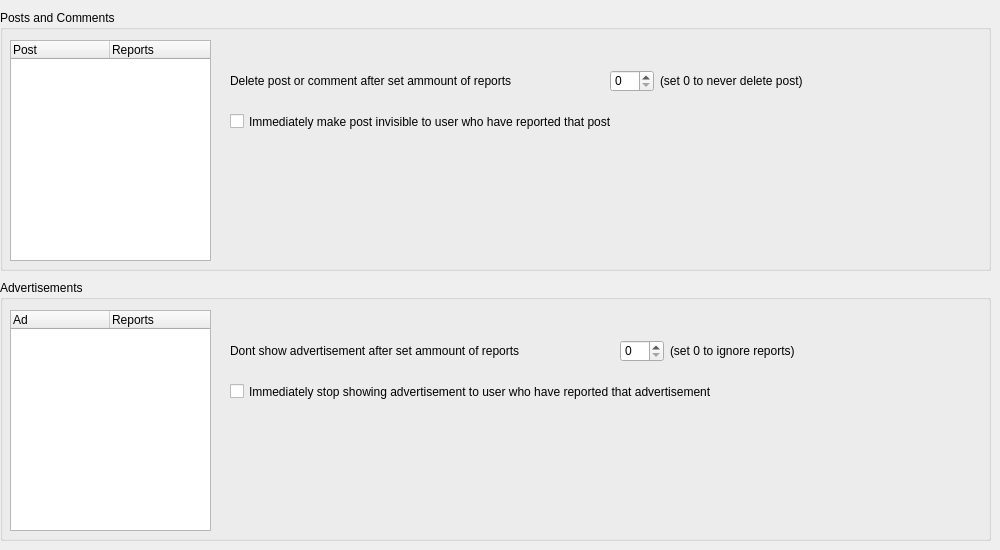
    <widget class="QWidget" name="tab_reports">
     <attribute name="title">
      <string>Reports</string>
     </attribute>
     <widget class="QGroupBox" name="reports_groupBox_postsComments">
      <property name="geometry">
       <rect>
        <x>0</x>
        <y>10</y>
        <width>991</width>
        <height>261</height>
       </rect>
      </property>
      <property name="title">
       <string>Posts and Comments</string>
      </property>
      <widget class="QTreeWidget" name="reports_list_postsComments">
       <property name="geometry">
        <rect>
         <x>10</x>
         <y>30</y>
         <width>201</width>
         <height>221</height>
        </rect>
       </property>
       <property name="alternatingRowColors">
        <bool>true</bool>
       </property>
       <attribute name="headerDefaultSectionSize">
        <number>99</number>
       </attribute>
       <column>
        <property name="text">
         <string>Post</string>
        </property>
       </column>
       <column>
        <property name="text">
         <string>Reports</string>
        </property>
       </column>
      </widget>
      <widget class="QSpinBox" name="reports_spinBox_postsComments">
       <property name="geometry">
        <rect>
         <x>610</x>
         <y>60</y>
         <width>44</width>
         <height>22</height>
        </rect>
       </property>
      </widget>
      <widget class="QLabel" name="reports_label_postComments_1">
       <property name="geometry">
        <rect>
         <x>230</x>
         <y>60</y>
         <width>371</width>
         <height>21</height>
        </rect>
       </property>
       <property name="text">
        <string>Delete post or comment after set ammount of reports</string>
       </property>
      </widget>
      <widget class="QCheckBox" name="reports_checkBox_immetiatePostsComments">
       <property name="geometry">
        <rect>
         <x>230</x>
         <y>100</y>
         <width>521</width>
         <height>23</height>
        </rect>
       </property>
       <property name="text">
        <string>Immediately make post invisible to user who have reported that post</string>
       </property>
      </widget>
      <widget class="QLabel" name="reports_label_postComments_2">
       <property name="geometry">
        <rect>
         <x>660</x>
         <y>60</y>
         <width>191</width>
         <height>21</height>
        </rect>
       </property>
       <property name="text">
        <string>(set 0 to never delete post)</string>
       </property>
      </widget>
     </widget>
     <widget class="QGroupBox" name="reports_advertisements">
      <property name="geometry">
       <rect>
        <x>0</x>
        <y>280</y>
        <width>991</width>
        <height>261</height>
       </rect>
      </property>
      <property name="title">
       <string>Advertisements</string>
      </property>
      <widget class="QTreeWidget" name="reports_list_advertisements">
       <property name="geometry">
        <rect>
         <x>10</x>
         <y>30</y>
         <width>201</width>
         <height>221</height>
        </rect>
       </property>
       <property name="alternatingRowColors">
        <bool>true</bool>
       </property>
       <attribute name="headerDefaultSectionSize">
        <number>99</number>
       </attribute>
       <column>
        <property name="text">
         <string>Ad</string>
        </property>
       </column>
       <column>
        <property name="text">
         <string>Reports</string>
        </property>
       </column>
      </widget>
      <widget class="QSpinBox" name="reports_spinBox_advertisements">
       <property name="geometry">
        <rect>
         <x>620</x>
         <y>60</y>
         <width>44</width>
         <height>22</height>
        </rect>
       </property>
      </widget>
      <widget class="QLabel" name="reports_label_advertisements_1">
       <property name="geometry">
        <rect>
         <x>230</x>
         <y>60</y>
         <width>381</width>
         <height>21</height>
        </rect>
       </property>
       <property name="text">
        <string>Dont show advertisement after set ammount of reports</string>
       </property>
      </widget>
      <widget class="QCheckBox" name="reports_checkBox_immetiateAdvertisements">
       <property name="geometry">
        <rect>
         <x>230</x>
         <y>100</y>
         <width>641</width>
         <height>23</height>
        </rect>
       </property>
       <property name="text">
        <string>Immediately stop showing advertisement to user who have reported that advertisement</string>
       </property>
      </widget>
      <widget class="QLabel" name="reports_label_advertisements_2">
       <property name="geometry">
        <rect>
         <x>670</x>
         <y>60</y>
         <width>171</width>
         <height>21</height>
        </rect>
       </property>
       <property name="text">
        <string>(set 0 to ignore reports)</string>
       </property>
      </widget>
     </widget>
    </widget>
